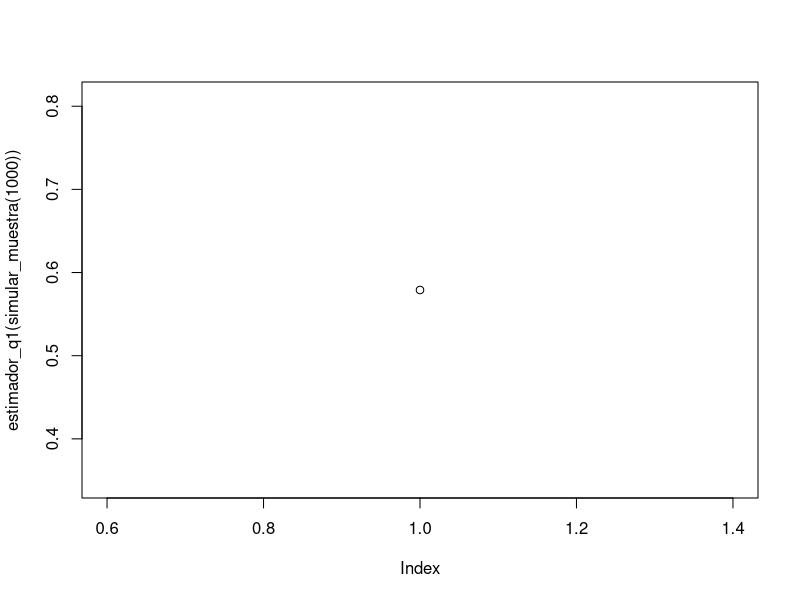

Write R code to recreate this figure.
# Vamos a simular el experimento de la urna

# Creamos la urna
u <- c(
  "R", "R", "R", "R",
  "B", "B", "B", "B", "B", "B", "B"
)

# Primero lo hacemos CON repo
una_tirada <- sample(u, 2, replace = TRUE)
sum(una_tirada == "R") # Este comando cuenta # rojas

# Queremos ''calcular'' la probabilidad de que
# haya al menos una Roja (evento A).

# ¿Cómo lo resolvemos? Repetimos muchas veces la extraccion
# y cuento la cantidad de veces que ocurrió el éxito
simular_muestra <- function(n) {
  replicate(n, {
    extraccion <- sample(u, 2, replace = TRUE)
    sum(extraccion == "R") > 0
  })
}
estimador_q1 <- function(muestra) {
  mean(muestra)
}

estimador_q2 <- function(muestra) {
  mean(muestra) / (1 - mean(muestra))
}

plot(estimador_q1(simular_muestra(1000)))
